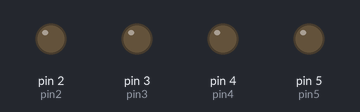
The sketch below on a simulated Arduino Uno, built with avr-gcc and run on an emulated ATmega328P. On the bench: output pins drawn as LEDs (lit = HIGH).

Above: at 0.12 s.
At 0.62 s:
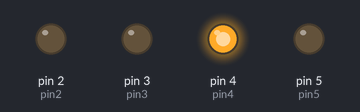
At 1.12 s:
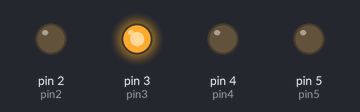
At 2.37 s:
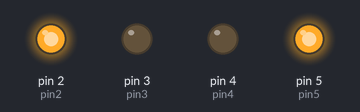
At 3.62 s:
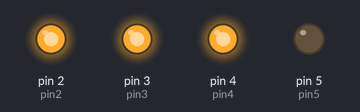
At 4.87 s:
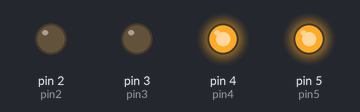
Timing chart, 0 to 5.2 s (numbered marks = the images above):
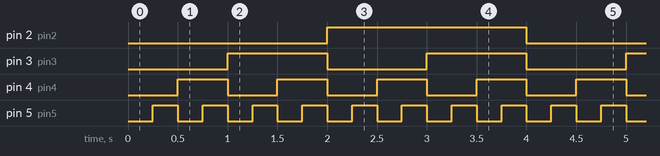

The sketch:

BareMinimum1.ino
```cpp
int pin2 = 2;
int pin3 = 3;
int pin4 = 4;
int pin5 = 5;
int sec = 250;

void setup() {
  // put your setup code here, to run once:
pinMode(pin2, OUTPUT);
pinMode(pin3, OUTPUT);
pinMode(pin4, OUTPUT);
pinMode(pin5, OUTPUT);

}

void loop() {
  // put your main code here, to run repeatedly:
//0
digitalWrite(pin2, LOW);
digitalWrite(pin3, LOW);
digitalWrite(pin4, LOW);
digitalWrite(pin5, LOW);
delay(sec);

//1
digitalWrite(pin2, LOW);
digitalWrite(pin3, LOW);
digitalWrite(pin4, LOW);
digitalWrite(pin5, HIGH);
delay(sec);

//2
digitalWrite(pin2, LOW);
digitalWrite(pin3, LOW);
digitalWrite(pin4, HIGH);
digitalWrite(pin5, LOW);
delay(sec);

//3
digitalWrite(pin2, LOW);
digitalWrite(pin3, LOW);
digitalWrite(pin4, HIGH);
digitalWrite(pin5, HIGH);
delay(sec);

//4
digitalWrite(pin2, LOW);
digitalWrite(pin3, HIGH);
digitalWrite(pin4, LOW);
digitalWrite(pin5, LOW);
delay(sec);

//5
digitalWrite(pin2, LOW);
digitalWrite(pin3, HIGH);
digitalWrite(pin4, LOW);
digitalWrite(pin5, HIGH);
delay(sec);

//6
digitalWrite(pin2, LOW);
digitalWrite(pin3, HIGH);
digitalWrite(pin4, HIGH);
digitalWrite(pin5, LOW);
delay(sec);

//7
digitalWrite(pin2, LOW);
digitalWrite(pin3, HIGH);
digitalWrite(pin4, HIGH);
digitalWrite(pin5, HIGH);
delay(sec);

//8
digitalWrite(pin2, HIGH);
digitalWrite(pin3, LOW);
digitalWrite(pin4, LOW);
digitalWrite(pin5, LOW);
delay(sec);

//9
digitalWrite(pin2, HIGH);
digitalWrite(pin3, LOW);
digitalWrite(pin4, LOW);
digitalWrite(pin5, HIGH);
delay(sec);

//10
digitalWrite(pin2, HIGH);
digitalWrite(pin3, LOW);
digitalWrite(pin4, HIGH);
digitalWrite(pin5, LOW);
delay(sec);

//11
digitalWrite(pin2, HIGH);
digitalWrite(pin3, LOW);
digitalWrite(pin4, HIGH);
digitalWrite(pin5, HIGH);
delay(sec);

//12
digitalWrite(pin2, HIGH);
digitalWrite(pin3, HIGH);
digitalWrite(pin4, LOW);
digitalWrite(pin5, LOW);
delay(sec);

//13
digitalWrite(pin2, HIGH);
digitalWrite(pin3, HIGH);
digitalWrite(pin4, LOW);
digitalWrite(pin5, HIGH);
delay(sec);

//14
digitalWrite(pin2, HIGH);
digitalWrite(pin3, HIGH);
digitalWrite(pin4, HIGH);
digitalWrite(pin5, LOW);
delay(sec);

//15
digitalWrite(pin2, HIGH);
digitalWrite(pin3, HIGH);
digitalWrite(pin4, HIGH);
digitalWrite(pin5, HIGH);
delay(sec);
}
```

Measured:
- by itself, pin 2 (pin2): alternates HIGH for 2.0 s and LOW for 2.0 s
- by itself, pin 3 (pin3): alternates HIGH for 1.0 s and LOW for 1.0 s
- by itself, pin 4 (pin4): alternates HIGH for 0.50 s and LOW for 0.50 s
- by itself, pin 5 (pin5): alternates HIGH for 0.25 s and LOW for 0.25 s
